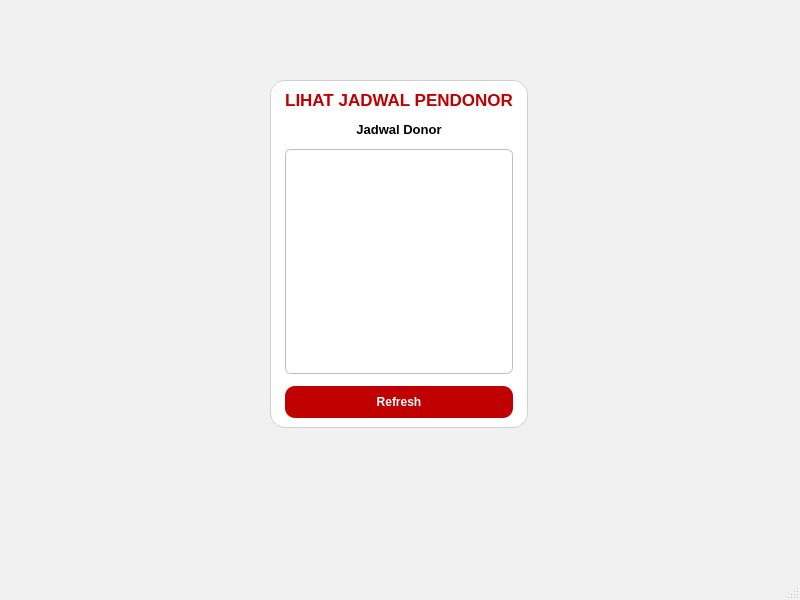
<?xml version="1.0" encoding="UTF-8"?>
<ui version="4.0">
 <class>MainWindow</class>
 <widget class="QMainWindow" name="MainWindow">
  <property name="geometry">
   <rect>
    <x>0</x>
    <y>0</y>
    <width>800</width>
    <height>600</height>
   </rect>
  </property>
  <property name="windowTitle">
   <string>Jadwal Donor Darah</string>
  </property>

  <!-- ============= GLOBAL STYLE ============ -->
  <property name="styleSheet">
   <string notr="true">
QMainWindow {
    background-color: #f1f1f1;
    font-family: "Segoe UI";
}
QWidget#panel {
    background-color: white;
    border-radius: 15px;
    border: 1px solid #d0d0d0;
}
QPushButton {
    background-color: #c00000;
    color: white;
    border-radius: 10px;
    font-weight: 600;
    height: 32px;
}
QPushButton:hover {
    background-color: #a00000;
}
QListWidget {
    border: 1px solid #c0c0c0;
    border-radius: 6px;
    padding: 4px;
    font-size: 10pt;
}
   </string>
  </property>

  <widget class="QWidget" name="centralwidget">
   <widget class="QWidget" name="panel">
    <property name="geometry">
     <rect>
      <x>270</x>
      <y>80</y>
      <width>258</width>
      <height>348</height>
     </rect>
    </property>
    <layout class="QVBoxLayout" name="verticalLayout">
     <property name="spacing">
      <number>12</number>
     </property>
     <property name="leftMargin">
      <number>15</number>
     </property>
     <property name="topMargin">
      <number>10</number>
     </property>
     <property name="rightMargin">
      <number>15</number>
     </property>
     <property name="bottomMargin">
      <number>10</number>
     </property>

     <!-- ================= TITLE ==================== -->
     <item>
      <widget class="QLabel" name="label">
       <property name="text">
        <string>&lt;p align="center"&gt;&lt;span style=" font-size:13pt; font-weight:700; color:#c00000;"&gt;LIHAT JADWAL PENDONOR&lt;/span&gt;&lt;/p&gt;</string>
       </property>
      </widget>
     </item>

     <!-- ================ SUB TITLE ================= -->
     <item>
      <widget class="QLabel" name="label_2">
       <property name="text">
        <string>&lt;p align="center"&gt;&lt;span style=" font-size:10pt; font-weight:600;"&gt;Jadwal Donor&lt;/span&gt;&lt;/p&gt;</string>
       </property>
      </widget>
     </item>

     <!-- ================ LIST ====================== -->
     <item>
      <widget class="QListWidget" name="listWidget"/>
     </item>

     <!-- ================ BUTTON ===================== -->
     <item>
      <widget class="QPushButton" name="pushButton">
       <property name="minimumSize">
        <size>
         <width>125</width>
         <height>30</height>
        </size>
       </property>
       <property name="text">
        <string>Refresh</string>
       </property>
      </widget>
     </item>

    </layout>
   </widget>
  </widget>

  <widget class="QMenuBar" name="menubar"/>
  <widget class="QStatusBar" name="statusbar"/>
 </widget>
 <resources/>
 <connections/>
</ui>
